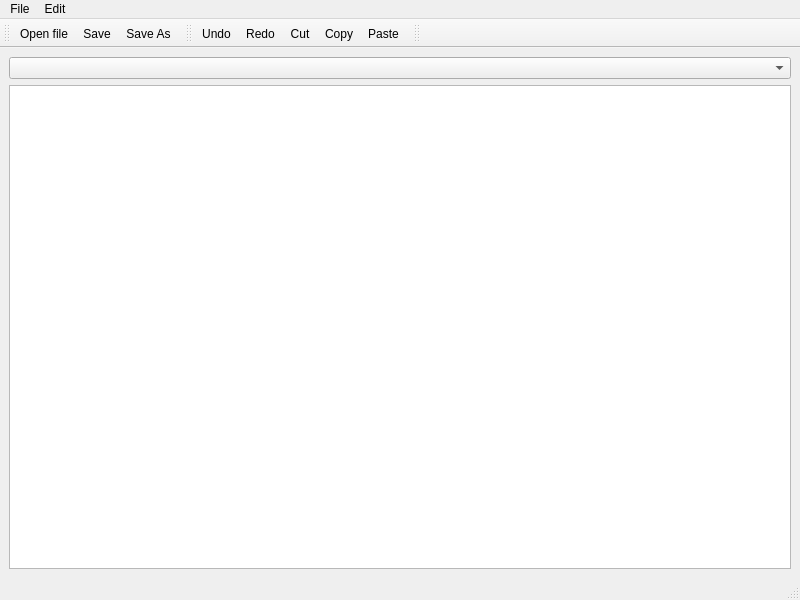
<?xml version="1.0" encoding="UTF-8"?>
<ui version="4.0">
 <class>MainWindow</class>
 <widget class="QMainWindow" name="MainWindow">
  <property name="geometry">
   <rect>
    <x>0</x>
    <y>0</y>
    <width>800</width>
    <height>600</height>
   </rect>
  </property>
  <property name="windowTitle">
   <string>MainWindow</string>
  </property>
  <widget class="QWidget" name="centralwidget">
   <layout class="QVBoxLayout" name="verticalLayout">
    <item>
     <widget class="QComboBox" name="comboBox"/>
    </item>
    <item>
     <widget class="QTextEdit" name="textEdit"/>
    </item>
   </layout>
  </widget>
  <widget class="QMenuBar" name="menubar">
   <property name="geometry">
    <rect>
     <x>0</x>
     <y>0</y>
     <width>800</width>
     <height>22</height>
    </rect>
   </property>
   <widget class="QMenu" name="menuFile">
    <property name="title">
     <string>File</string>
    </property>
    <addaction name="actionOpen_file"/>
    <addaction name="actionSave"/>
    <addaction name="actionSave_As"/>
    <addaction name="actionPrint"/>
   </widget>
   <widget class="QMenu" name="menuEdit">
    <property name="title">
     <string>Edit</string>
    </property>
    <addaction name="actionUndo"/>
    <addaction name="actionRedo"/>
    <addaction name="separator"/>
    <addaction name="actionCut"/>
    <addaction name="actionCopy"/>
    <addaction name="actionPaste"/>
    <addaction name="separator"/>
    <addaction name="actionWrap_text_to_Window"/>
   </widget>
   <addaction name="menuFile"/>
   <addaction name="menuEdit"/>
  </widget>
  <widget class="QStatusBar" name="statusbar"/>
  <widget class="QToolBar" name="File">
   <property name="windowTitle">
    <string>toolBar</string>
   </property>
   <attribute name="toolBarArea">
    <enum>TopToolBarArea</enum>
   </attribute>
   <attribute name="toolBarBreak">
    <bool>false</bool>
   </attribute>
   <addaction name="actionOpen_file"/>
   <addaction name="actionSave"/>
   <addaction name="actionSave_As"/>
  </widget>
  <widget class="QToolBar" name="Edit">
   <property name="windowTitle">
    <string>toolBar</string>
   </property>
   <attribute name="toolBarArea">
    <enum>TopToolBarArea</enum>
   </attribute>
   <attribute name="toolBarBreak">
    <bool>false</bool>
   </attribute>
   <addaction name="actionUndo"/>
   <addaction name="actionRedo"/>
   <addaction name="actionCut"/>
   <addaction name="actionCopy"/>
   <addaction name="actionPaste"/>
  </widget>
  <widget class="QToolBar" name="Format">
   <property name="windowTitle">
    <string>toolBar</string>
   </property>
   <attribute name="toolBarArea">
    <enum>TopToolBarArea</enum>
   </attribute>
   <attribute name="toolBarBreak">
    <bool>false</bool>
   </attribute>
  </widget>
  <action name="actionOpen_file">
   <property name="text">
    <string>Open file</string>
   </property>
  </action>
  <action name="actionSave">
   <property name="text">
    <string>Save</string>
   </property>
  </action>
  <action name="actionSave_As">
   <property name="text">
    <string>Save As...</string>
   </property>
  </action>
  <action name="actionPrint">
   <property name="text">
    <string>Print...</string>
   </property>
  </action>
  <action name="actionUndo">
   <property name="text">
    <string>Undo</string>
   </property>
  </action>
  <action name="actionRedo">
   <property name="text">
    <string>Redo</string>
   </property>
  </action>
  <action name="actionCut">
   <property name="text">
    <string>Cut</string>
   </property>
  </action>
  <action name="actionCopy">
   <property name="text">
    <string>Copy</string>
   </property>
  </action>
  <action name="actionPaste">
   <property name="text">
    <string>Paste</string>
   </property>
  </action>
  <action name="actionWrap_text_to_Window">
   <property name="text">
    <string>Wrap text to Window</string>
   </property>
  </action>
 </widget>
 <resources/>
 <connections/>
</ui>
